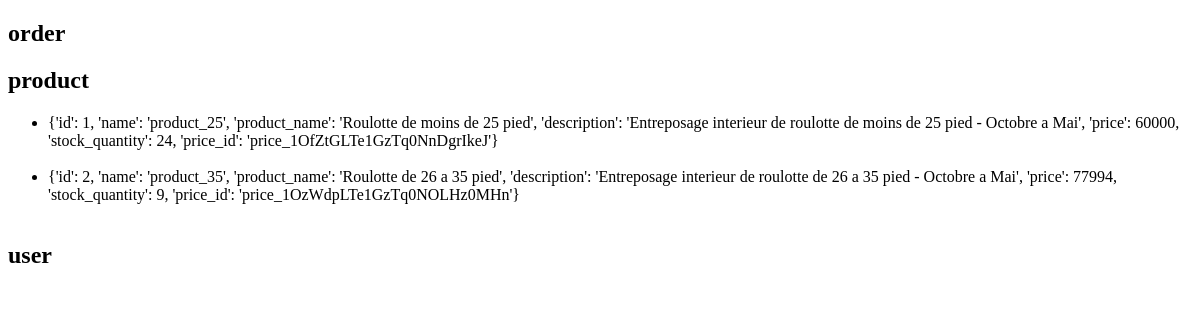
/db_dashboard, run on an earlier commit of the app's database.
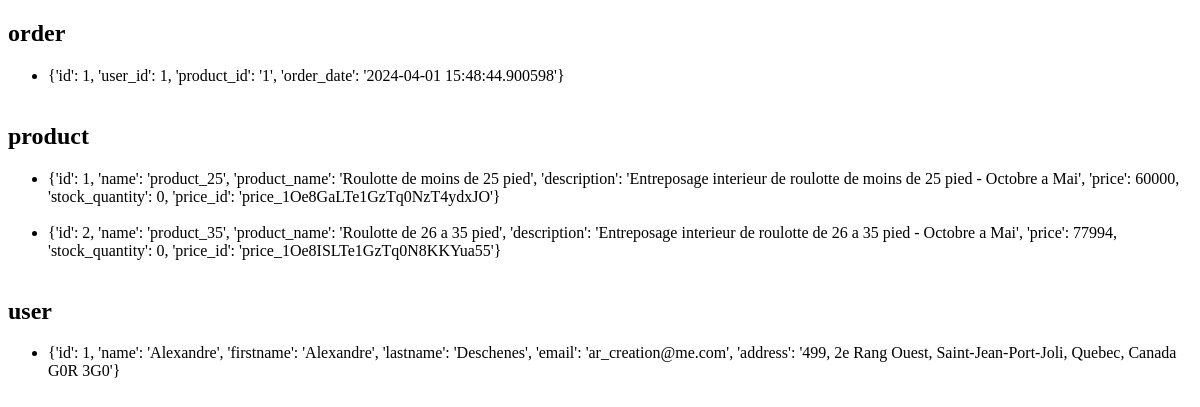
And on a later commit of the database.
### app.py (models this page shows, shortened)
class Product(db.Model):
    id = db.Column(db.Integer, primary_key=True)
    name = db.Column(db.String(100), nullable=False)
    product_name = db.Column(db.String(100), nullable=False)
    description = db.Column(db.String(100), nullable=False)
    price = db.Column(db.Integer, nullable=False)
    stock_quantity = db.Column(db.Integer, nullable=False)
    price_id = db.Column(db.String(100), nullable=False)

class Order(db.Model):
    id = db.Column(db.Integer, primary_key=True)
    user_id = db.Column(db.Integer, db.ForeignKey('user.id'), nullable=False)
    product_id = db.Column(db.String(100), db.ForeignKey('product.id'), nullable=False)
    order_date = db.Column(db.DateTime, default=datetime.utcnow, nullable=False)
    user = db.relationship('User', backref=db.backref('orders', lazy=True))
    product = db.relationship('Product', backref=db.backref('orders', lazy=True))

class User(db.Model):
    id = db.Column(db.Integer, primary_key=True)
    name = db.Column(db.String(100), nullable=False)
    firstname = db.Column(db.String(100), nullable=False)
    lastname = db.Column(db.String(100), nullable=False)
    email = db.Column(db.String(80), unique=True, nullable=False)
    address = db.Column(db.String(100), nullable=False)

### app.py (the view)
@app.route('/db_dashboard')
@auth.login_required
def db_dashboard():
    inspector = inspect(db.engine)
    tables = inspector.get_table_names()
    tables_data = {}
    for table in tables:
        query = text(f'SELECT * FROM "{table}"')
        result = db.session.execute(query)
        print(result)
        data = [row._asdict() for row in result]
        tables_data[table] = data
    return render_template('db_dashboard.html', tables=tables_data)

### templates/db_dashboard.html (shortened to what this page needs)
<!DOCTYPE html>
<html>
<head>
</head>
<body>
    {% for table, data in tables.items() %}
        <h2>{{ table }}</h2>
        <ul>
            {% for item in data %}
                <li>{{ item }}</li>
                <br>
            {% endfor %}
        </ul>
    {% endfor %}
</body>
</html>

What changed in the data, as far as the page shows it:
added Order: item "{'id': 1, 'user_id': 1, 'product_id': '1', 'order_date': '2024-04-01 15:48:44.900598'}"
changed Product (number 1 of 2 on the later page): item "…Mai', 'price': 60000, 'stock_quantity': 24, 'price_id': 'price_1OfZtGLTe1GzTq0NnDgrIkeJ'}" → "…Mai', 'price': 60000, 'stock_quantity': 0, 'price_id': 'price_1Oe8GaLTe1GzTq0NzT4ydxJO'}"
changed Product (number 2 of 2 on the later page): item "…Mai', 'price': 77994, 'stock_quantity': 9, 'price_id': 'price_1OzWdpLTe1GzTq0NOLHz0MHn'}" → "…Mai', 'price': 77994, 'stock_quantity': 0, 'price_id': 'price_1Oe8ISLTe1GzTq0N8KKYua55'}"
added User: item "{'id': 1, 'name': 'Alexandre', 'firstname': 'Alexandre', 'lastname': 'Deschenes', 'email': 'ar_creation@me.com', 'address': '499, 2e Rang Ouest, Saint-Jean-Port-Joli, Quebec, Canada G0R 3G0'}"
